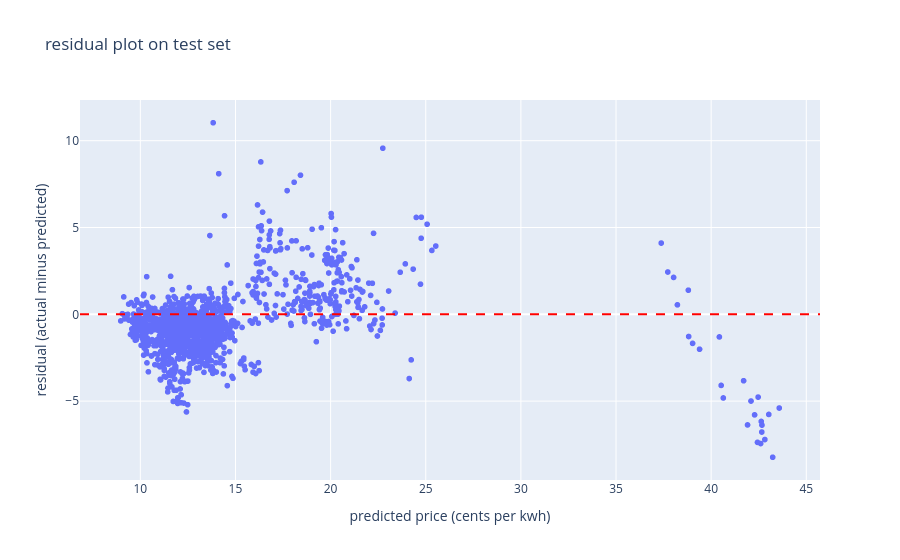
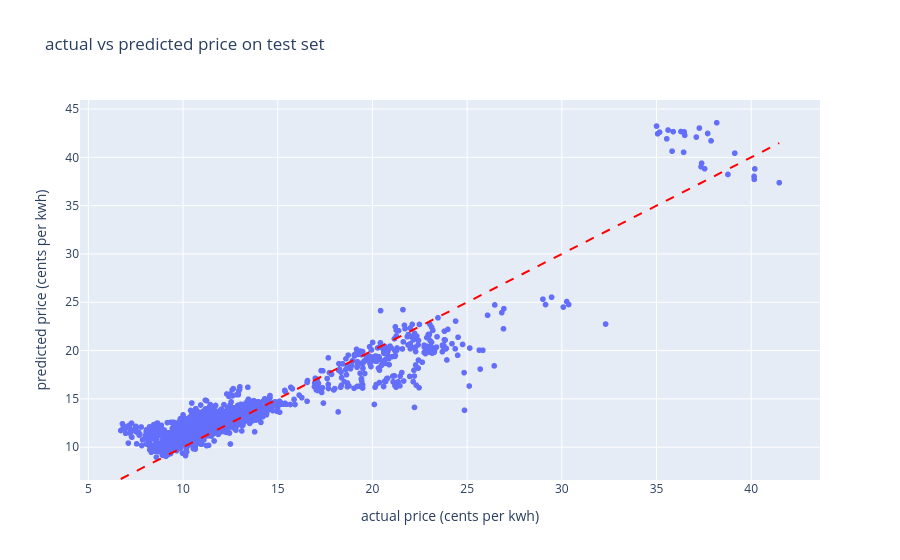

Here is the notebook cell these charts were saved with, in order:
### Markdown cell above
## Measuring Model Accuracy

evaluates the model on the validation set (2023), then on the held-out test set (2024 to 2026).

because xgboost is a tree model, it cannot extrapolate beyond the years it saw in training (2015 to 2022). for test years like 2024 or 2026, the model would treat them the same as 2022 and miss the continued price increase. to correct this:
- a linear trend is estimated from annual average prices in the training data (cents per kwh per year)
- for each test prediction, we add trend x years beyond 2022 to recover the missing price growth
- a small constant bias from the 75th percentile of validation residuals is added on top to correct any remaining level shift

also shows residual and actual vs predicted scatter plots.

### Code cell
# evaluate on validation set first (2023)
val_pred = model.predict(X_val)
val_rmse = np.sqrt(mean_squared_error(y_val, val_pred))
val_mae = mean_absolute_error(y_val, val_pred)
val_r2 = r2_score(y_val, val_pred)
val_mape = np.mean(np.abs((y_val - val_pred) / y_val)) * 100

print('validation set metrics (2023):')
print(f'rmse:{val_rmse:.4f} cents per kwh')
print(f'mae: {val_mae:.4f} cents per kwh')
print(f'r2: {val_r2:.4f}')
print(f'mape: {val_mape:.2f}%')

# xgboost trees cannot extrapolate: year values beyond 2022 get capped at the 2022 leaf value
# fix: estimate the annual price trend from training data using a linear regression on year
# then add the missing years-worth of trend back onto predictions for 2024-2026
from sklearn.linear_model import LinearRegression

annual = train.groupby('year')[TARGET].mean().reset_index()
trend_model = LinearRegression().fit(annual[['year']], annual[TARGET])
trend_per_year = trend_model.coef_[0]
print(f'estimated annual price trend from training: {trend_per_year:+.4f} cents per kwh per year')

max_train_year = int(train['year'].max())

# for each test row, add trend * years_beyond_training on top of raw prediction
test_pred_raw = model.predict(X_test)
years_beyond = (X_test['year'] - max_train_year).clip(lower=0).values
test_pred = test_pred_raw + trend_per_year * years_beyond

# also apply a small constant shift from validation residuals to correct any remaining level bias
val_residuals = y_val.values - model.predict(X_val)
bias = float(np.percentile(val_residuals, 75))
test_pred = test_pred + bias
print(f'bias correction (75th pct of val residuals): {bias:+.4f} cents per kwh')
logging.info(f'trend per year: {trend_per_year:.4f} | bias: {bias:.4f}')

test_rmse = np.sqrt(mean_squared_error(y_test, test_pred))
test_mae = mean_absolute_error(y_test, test_pred)
test_r2 = r2_score(y_test, test_pred)
test_mape = np.mean(np.abs((y_test - test_pred) / y_test)) * 100

baseline_rmse = np.sqrt(mean_squared_error(y_test, np.full(len(y_test), y_train.mean())))

print('test set metrics (2024 to 2026) with trend + bias correction:')
print(f'rmse: {test_rmse:.4f} cents per kwh')
print(f'mae: {test_mae:.4f} cents per kwh')
print(f'r2: {test_r2:.4f}')
print(f'mape: {test_mape:.2f}%')
print(f'baseline rmse (predict training mean): {baseline_rmse:.4f}')
print(f'improvement over baseline: {(baseline_rmse - test_rmse) / baseline_rmse * 100:.1f}%')

logging.info(f'val rmse: {val_rmse:.4f} | test rmse: {test_rmse:.4f} | baseline: {baseline_rmse:.4f}')

# residual plot
residuals = y_test.values - test_pred
fig_res = px.scatter(
    x=test_pred, y=residuals,
    labels={'x': 'predicted price (cents per kwh)', 'y': 'residual (actual minus predicted)'},
    title='residual plot on test set'
)
fig_res.add_hline(y=0, line_dash='dash', line_color='red')
fig_res.show()

# actual vs predicted
fig_ap = px.scatter(
    x=y_test, y=test_pred,
    labels={'x': 'actual price (cents per kwh)', 'y': 'predicted price (cents per kwh)'},
    title='actual vs predicted price on test set'
)
fig_ap.add_shape(
    type='line',
    x0=y_test.min(), y0=y_test.min(),
    x1=y_test.max(), y1=y_test.max(),
    line=dict(color='red', dash='dash')
)
fig_ap.show()

### Figure 1 — Plotly figure (JSON) as saved in the notebook; plotly's stock layout.template omitted (floating-point values rounded to 4 significant figures; data arrays with more than 128 entries replaced by an {"elided": "..."} marker saying what was removed)
{"data": [{"hovertemplate": "predicted price (cents per kwh)=%{x}<br>residual (actual minus predicted)=%{y}<extra></extra>", "legendgroup": "", "marker": {"color": "#636efa", "symbol": "circle"}, "mode": "markers", "name": "", "showlegend": false, "type": "scattergl", "x": {"elided": "1300 float values"}, "xaxis": "x", "y": {"elided": "1300 float values"}, "yaxis": "y"}], "layout": {"legend": {"tracegroupgap": 0}, "shapes": [{"line": {"color": "red", "dash": "dash"}, "type": "line", "x0": 0, "x1": 1, "xref": "x domain", "y0": 0, "y1": 0, "yref": "y"}], "title": {"text": "residual plot on test set"}, "xaxis": {"anchor": "y", "domain": [0, 1], "title": {"text": "predicted price (cents per kwh)"}}, "yaxis": {"anchor": "x", "domain": [0, 1], "title": {"text": "residual (actual minus predicted)"}}}}

### Figure 2 — Plotly figure (JSON) as saved in the notebook; plotly's stock layout.template omitted (floating-point values rounded to 4 significant figures; data arrays with more than 128 entries replaced by an {"elided": "..."} marker saying what was removed)
{"data": [{"hovertemplate": "actual price (cents per kwh)=%{x}<br>predicted price (cents per kwh)=%{y}<extra></extra>", "legendgroup": "", "marker": {"color": "#636efa", "symbol": "circle"}, "mode": "markers", "name": "", "showlegend": false, "type": "scattergl", "x": {"elided": "1300 float values"}, "xaxis": "x", "y": {"elided": "1300 float values"}, "yaxis": "y"}], "layout": {"legend": {"tracegroupgap": 0}, "shapes": [{"line": {"color": "red", "dash": "dash"}, "type": "line", "x0": 6.71, "x1": 41.48, "y0": 6.71, "y1": 41.48}], "title": {"text": "actual vs predicted price on test set"}, "xaxis": {"anchor": "y", "domain": [0, 1], "title": {"text": "actual price (cents per kwh)"}}, "yaxis": {"anchor": "x", "domain": [0, 1], "title": {"text": "predicted price (cents per kwh)"}}}}
